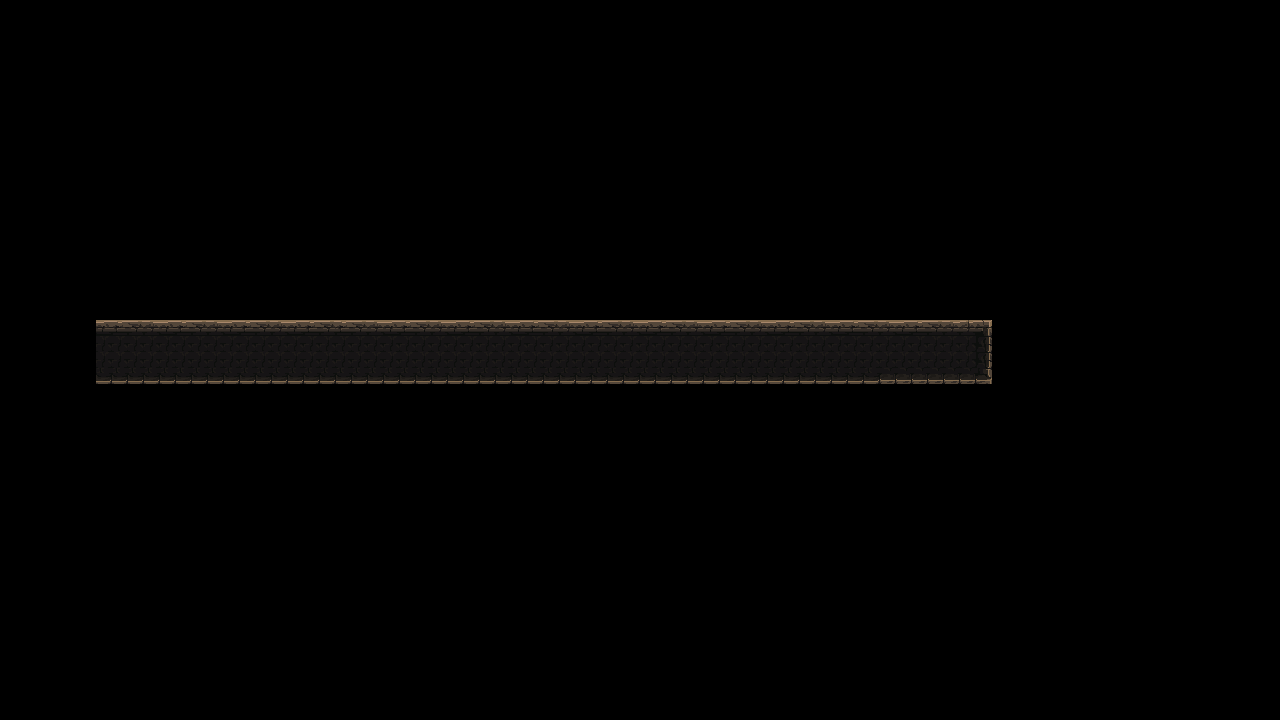

Rendered tile map (Tiled .tmx) drawn with the repository's tilesets; below, a short description and the map source with its tile grids summarised:
An orthogonal 80x45 tile map with 16x16 px tiles, 1 tile layer (platform).

<map version="1.4" tiledversion="1.4.3" orientation="orthogonal" renderorder="right-down" width="80" height="45" tilewidth="16" tileheight="16" infinite="0" nextlayerid="2" nextobjectid="1">
 <tileset firstgid="1" name="mainlevbuild_A" tilewidth="16" tileheight="16" tilecount="4096" columns="64">
  <image source="mainlevbuild_A.png" width="1024" height="1024" />
 </tileset>
 <layer id="1" name="platform" width="80" height="45">
  <data>[3600 cells, 224 non-empty, 11 distinct tile ids]</data>
 </layer>
</map>
